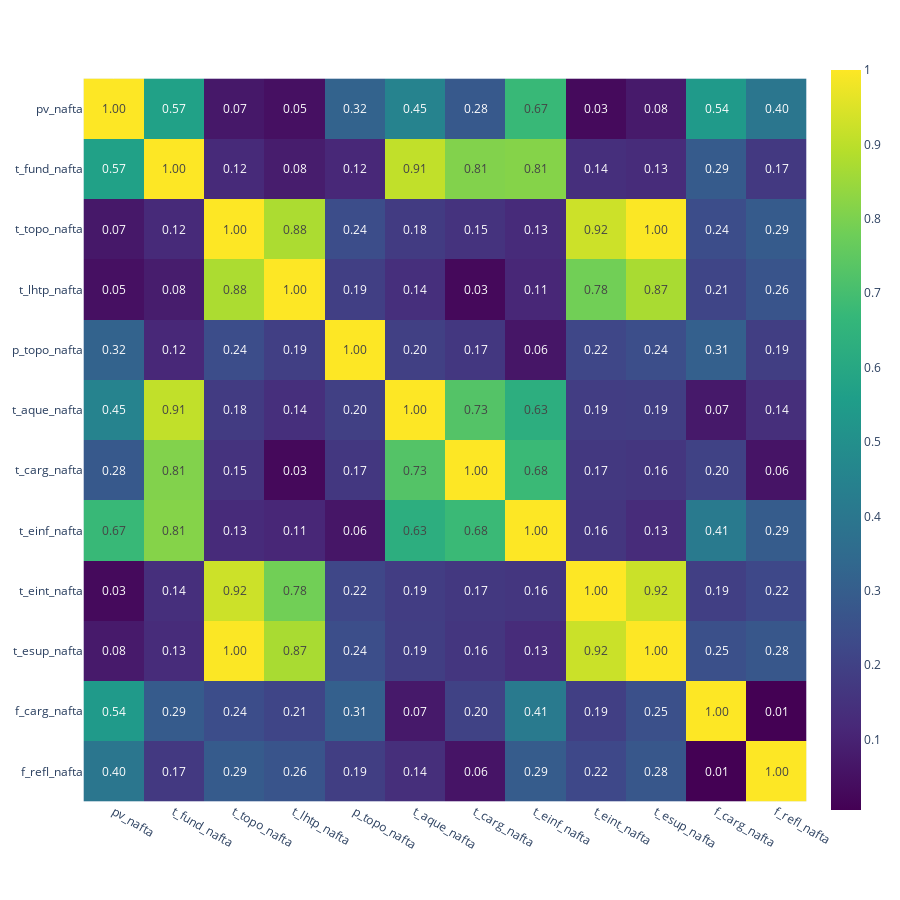

Notebook cell for this chart:
### Code cell
# Matriz de correlação
print("\nPara simplificar a visualização de correlação linear, o mapa de calor será realizado com o valor absoluto da correlação [0,1] ao invés de [-1, 1]\n")
# print(df.corr())
calcula_corr(df)
pairplot_corr_hm(df, figsize=(24, 24), hist_bins=30, s=10, alpha=0.5)

### Figure 1 — Plotly figure (JSON) as saved in the notebook; plotly's stock layout.template omitted (floating-point values rounded to 4 significant figures; data arrays with more than 128 entries replaced by an {"elided": "..."} marker saying what was removed)
{"data": [{"coloraxis": "coloraxis", "hovertemplate": "x: %{x}<br>y: %{y}<br>color: %{z}<extra></extra>", "name": "0", "textfont": {"size": 12}, "texttemplate": "%{z:.2f}", "type": "heatmap", "x": ["pv_nafta", "t_fund_nafta", "t_topo_nafta", "t_lhtp_nafta", "p_topo_nafta", "t_aque_nafta", "t_carg_nafta", "t_einf_nafta", "t_eint_nafta", "t_esup_nafta", "f_carg_nafta", "f_refl_nafta"], "xaxis": "x", "y": ["pv_nafta", "t_fund_nafta", "t_topo_nafta", "t_lhtp_nafta", "p_topo_nafta", "t_aque_nafta", "t_carg_nafta", "t_einf_nafta", "t_eint_nafta", "t_esup_nafta", "f_carg_nafta", "f_refl_nafta"], "yaxis": "y", "z": {"elided": "12x12 float values"}}], "layout": {"coloraxis": {"colorscale": [[0, "#440154"], [0.1111, "#482878"], [0.2222, "#3e4989"], [0.3333, "#31688e"], [0.4444, "#26828e"], [0.5556, "#1f9e89"], [0.6667, "#35b779"], [0.7778, "#6ece58"], [0.8889, "#b5de2b"], [1, "#fde725"]]}, "height": 900, "margin": {"t": 60}, "width": 900, "xaxis": {"anchor": "y", "constrain": "domain", "domain": [0, 1], "scaleanchor": "y"}, "yaxis": {"anchor": "x", "autorange": "reversed", "constrain": "domain", "domain": [0, 1]}}}
